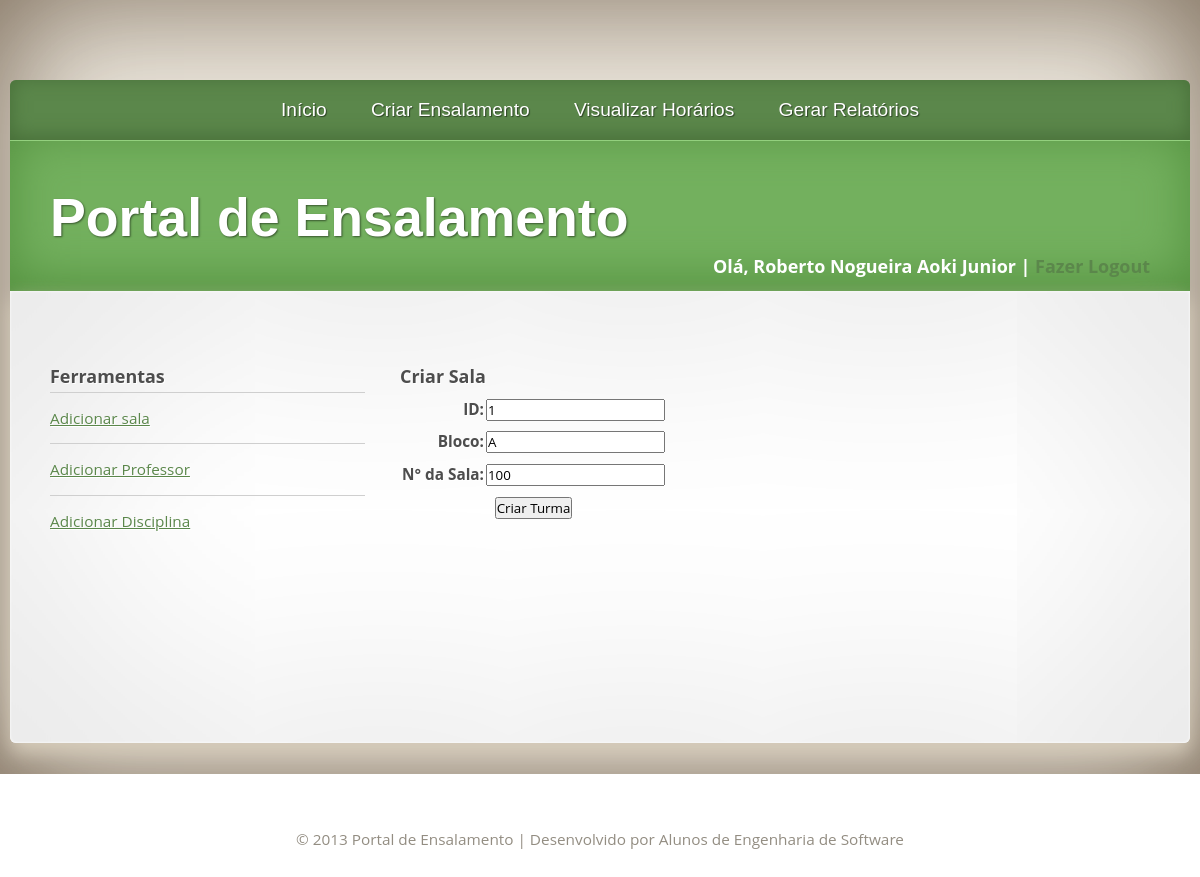
The app's page /atualiza_add_sala.php?acao=atualizarsala&numero=100 (signed in) with its own data.
### tables this page shows
CREATE TABLE IF NOT EXISTS `sala` (
  `ID` int(11) NOT NULL AUTO_INCREMENT,
  `NUMERO_SALA` int(5) NOT NULL,
  `BLOCO` char(1) NOT NULL,
  PRIMARY KEY (`ID`)
);

### atualiza_add_sala.php (the view, shortened to what this page needs)
<?php
$acao = $_REQUEST['acao'];
if($acao=="atualizarsala"){
	$sala=$_REQUEST['numero'];
	$sql = "SELECT * FROM sala WHERE NUMERO_SALA = $sala";
	$resulto = mysql_query($sql);
	if($tbl=mysql_fetch_array($resulto)){
		$codigo=$tbl["ID"];
		$numero=$tbl["NUMERO_SALA"];
		$bloco=$tbl["BLOCO"];
	}else{
		echo 'registro nao encontrado';
	}
}
?>
<!DOCTYPE html PUBLIC "-//W3C//DTD XHTML 1.0 Strict//EN" "http://www.w3.org/TR/xhtml1/DTD/xhtml1-strict.dtd">
<html xmlns="http://www.w3.org/1999/xhtml">
	<head>
		<link rel="stylesheet" type="text/css" href="estilo.css" />
	</head>
	<body>
		<div id="corpo">
		<div id="banner">
			<div id="menu">
				<ul>
					<li><a href="index.php">Início</a></li>
					<li><a href="criar_ensalamento.php">Criar Ensalamento</a></li>
					<li><a href="visul_hora.php">Visualizar Horários</a></li>
					<li><a href="gera_relat.php">Gerar Relatórios</a></li>
				</ul>
				<br/>
			</div>
			<div id="cabecalho">
				<div id="logo">
					<h1><a href="index.php">Portal de Ensalamento</a></h1>
				</div>
                <div id="info">
					<h3><?php echo "Olá, " . $_SESSION['usuarioNome'];?> | <a href="logout.php">Fazer Logout</a></h3>
                </div>
			</div>
			<div id="pagina">
				<div id="lateral">
					<div class="caixa">
						<h3>Ferramentas</h3>
						<ul class="lista">
							<li><a href="add_sala.php">Adicionar sala</a></li>
							<li><a href="add_professor.php">Adicionar Professor</a></li>
							<li><a href="add_materia.php">Adicionar Disciplina</a></li>
						</ul>
					</div>
				</div>
				<div id="conteudo">
                    <div class="caixa">
                    <h3>Criar Sala</h3>
                    <form method="post" action="efetua_registro.php?tipo=sala">
					  <table border='0' align='center'>
					    <tr>
					      <th align='right' scope='row'>ID:</th>
                          <td><input type='text' name='id' value="<?php echo $codigo;?>"/></td>
                        </tr>
					    <tr>
					      <th align='right' scope='row'>Bloco:</th>
                          <td><input type='text' name='bloco' id='bloco' value="<?php echo $bloco;?>"/></td>
                        </tr>
                        <tr>
                          <th align='right' scope='row'>N° da Sala:</th>
                          <td><input type='text' name='numero' id='numero' value="<?php echo $numero;?>"/></td>
                        </tr>
					    <tr>
					      <th colspan='2' scope='row'><input type='submit' value='Criar Turma' /></th>
				        </tr>
				      </table>
					  </form>
                    </div>
                    <p>&nbsp;</p>
					</div>
				  <p>&nbsp;</p>
				  <p>&nbsp;</p>
				  <p>&nbsp;</p>
				  <p>&nbsp;</p>
					<p><br/>
				  </p>
                </div>
				<br/>
			</div>
		</div>
		<div id="rodape">
			&copy; 2013 Portal de Ensalamento | Desenvolvido por Alunos de Engenharia de Software
		</div>
	</body>
</html>

### estilo.css (style rules this page uses)
* { margin: 0; padding: 0; }
a { text-decoration: underline; color: #5B874B; }
body { color: #4D4D4D; font-size: 11.5pt; line-height: 2em; }
#corpo { padding: 80px 0 0 0; background: #EDE8DE; box-shadow: inset 0px 0px 130px 0px rgba(70,48,25,0.7); }
body,input { font-family: "Open Sans", sans-serif; }
ul { list-style: none; }
.caixa { margin: 0 0 35px 0; overflow: hidden; }
ul.lista li { border-top: solid 1px #CFCFCF; padding: 10px 0 10px 0; }
#conteudo { padding: 0; width: 750px; margin: 0 0 0 350px; }
#rodape { text-align: center; padding: 50px 0 130px 0; color: #938D82; text-shadow: 1px 1px 0px #ffffff; }
#cabecalho { position: relative; padding: 40px; height: 70px; background: #73B05E; color: #FFF; box-shadow: inset 0px -10px 50px 0px #53903E; overflow: hidden; }
#logo { height: 147px; line-height: 147px; left: 40px; bottom: 0; position: absolute; text-shadow: 1px 1px 2px rgba(0,0,0,0.5); }
#logo a { color: #FFF; text-decoration: none; }
#logo h1 { font-family: Abel, sans-serif; font-size: 3.5em; }
#info { line-height: 170px; text-align: right; }
#info a { text-decoration: none; }
#menu { padding: 0 40px 0 40px; font-family: Abel, sans-serif; line-height: 60px; margin: 0; background: #5B874B; height: 60px; width: 1100px; box-shadow: inset 0px -3px 20px 0px #466D37; border-bottom: solid 1px #93D07E; text-shadow: 1px 1px 1px rgba(0,0,0,0.5); border-top-left-radius: 6px; border-top-right-radius: 6px; text-align: center; }
#menu a { font-size: 1.25em; color: #FFF; text-decoration: none; }
#menu ul { list-style: none; }
#menu ul li { padding: 0 20px 0 20px; display: inline; }
#pagina { margin: 0; width: 1100px; padding: 70px 40px 0 40px; position: relative; background: #FFF; box-shadow: inset 0px 0px 3px 0px #ffffff, inset 0px 0px 250px 0px #d8d8d8, 0px 10px 20px 0px #D6CCBA; text-shadow: 1px 1px 0px #ffffff; border-bottom-left-radius: 6px; border-bottom-right-radius: 6px; }
#lateral { float: left; padding: 0; width: 315px; }
#banner { width: 1180px; position: relative; margin: 0 auto; }

### records on screen
sala: id "1", bloco "A", numero "100"

### other values on screen
$_SESSION['usuarioNome'] "Roberto Nogueira Aoki Junior"
